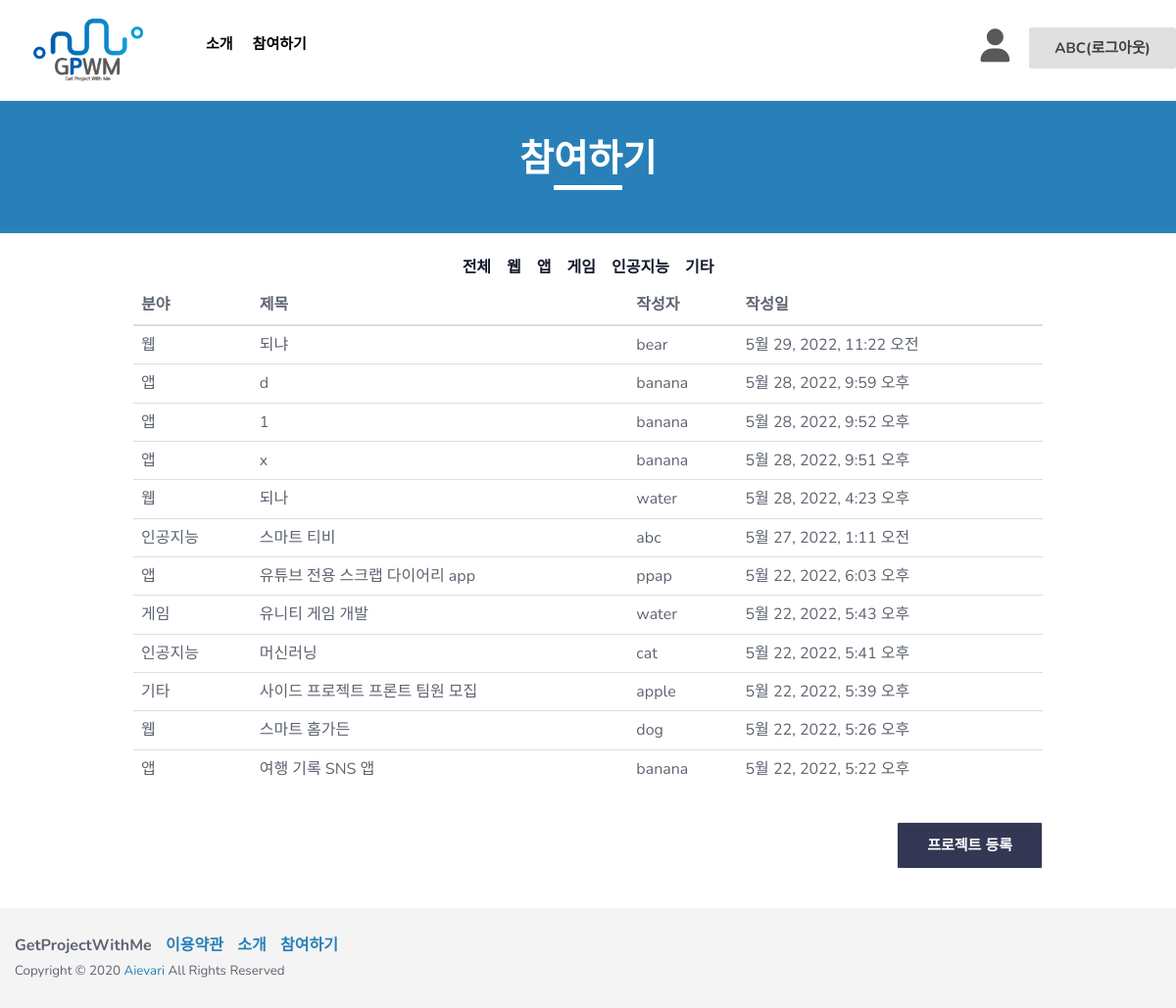
The page /board/list/ (signed in) on the database as committed earlier.
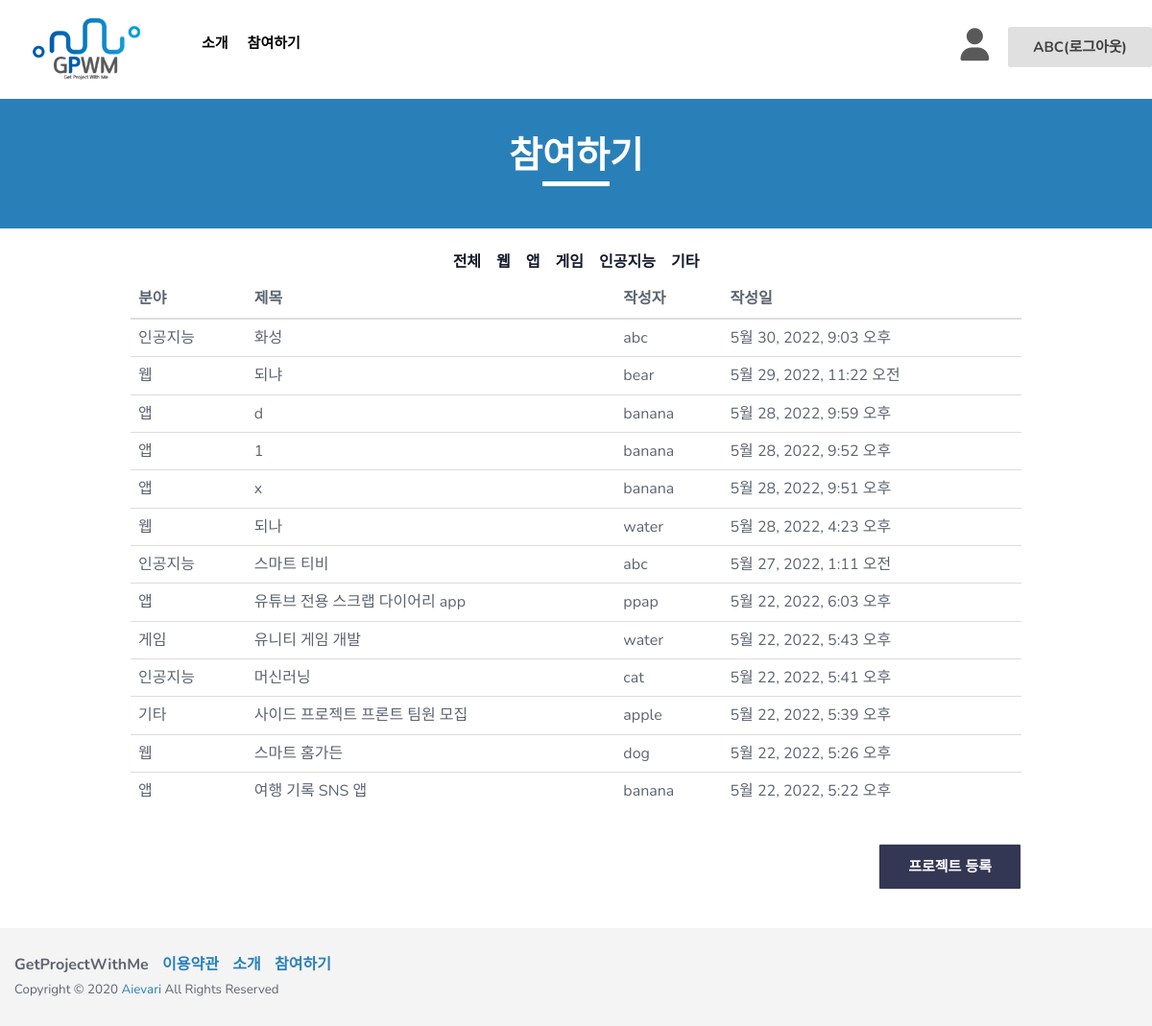
The same page on the database as committed later.
### board/models.py (models this page shows, shortened)
class Writing(models.Model):
    TECHNICAL_CHOICES = {
       ('웹', '웹'),
       ('앱', '앱'),
       ('게임', '게임'),
       ('인공지능', '인공지능'),
       ('기타', '기타')
    }
    TOPIC_CHOICES = {
       ('생활', '생활'),
       ('업무', '업무'),
       ('공공/교통', '공공/교통'),
       ('금융/핀테크', '금융/핀테크'),
       ('의료', '의료'),
       ('교육', '교육'),
       ('유통/쇼핑', '유통/쇼핑'),
       ('엔터테인먼트', '엔터테인먼트'),
       ('기타', '기타')
    }
    IDENTITY_CHOICES = {
       ('학생', '학생'),
       ('취준생', '취준생'),
       ('직장인', '직장인'),
       ('기타','기타')
    }
    author = models.ForeignKey(User, on_delete=models.CASCADE, null=False)  # 유저모델과 연결!
    title = models.CharField(max_length=200, default = '') #프로젝트 개요
    technical_field = models.CharField(max_length=80, choices=TECHNICAL_CHOICES, default = '') #기술분야
    topic_area = models.CharField(max_length=80, choices=TOPIC_CHOICES, default = '')#주제영역
    content = models.TextField('프로젝트 개요서 첨부')  # 프로젝트 개요서 첨부
    team = models.CharField(max_length=30, default = '')#모집인원
    최종학력 = models.CharField(max_length=200, default = '')
    신분 = models.CharField(max_length=200, choices=IDENTITY_CHOICES, default = '')
    like = models.ManyToManyField(User, related_name='likes',blank=True)
    like_count = models.PositiveIntegerField(default=0) #0또는 양수만 받는 필드
    create_date = models.DateTimeField(auto_now_add=True)  # 글이 만들어지면 자동 작성.
    modify_date = models.DateTimeField(null=True, blank=True)  # 수정할 때마다 갱신.(뷰에서 제어)

### board/views.py (the view)
# urls.py: path('list/', views.list, name='list'),  # list를 보여주는 뷰와 연결한다.
def list(request):
    writing_list = Writing.objects.all()  # 객체들을 다 불러온다.
    writing_list = writing_list.order_by('-create_date')  # 만들어진 시간의 역으로 정렬한다.
    context = {'writing_list':writing_list,  # writing_list라는 키 안에 writing_list를 담는다.
               }
    return render(request, 'list.html', context)

### board/templates/list.html (shortened to what the changed rows need)
<!DOCTYPE html>
<html class="no-js" lang="en">
  <head>
    <link rel="stylesheet" href="/static/css/bootstrap.min.css" />
    <link rel="stylesheet" href="/static/css/owl.carousel.css" />
    <link rel="stylesheet" href="/static/css/owl.transitions.css" />
    <link rel="stylesheet" href="/static/css/animate.css" />
    <link rel="stylesheet" href="/static/css/meanmenu.min.css" />
    <link rel="stylesheet" href="/static/css/font-awesome.min.css" />
    <link rel="stylesheet" href="/static/css/themify-icons.css" />
    <link rel="stylesheet" href="/static/css/flaticon.css" />
    <link rel="stylesheet" href="/static/css/magnific.min.css" />
    <link rel="stylesheet" href="/static/css/style.css" />
    <link rel="stylesheet" href="/static/css/responsive.css" />
  </head>
  <body>
    {% block content %}
    <div class="container conwidth">
      <div class="row">
        <div class="support-all">
          <table class="table">
              <thead class="thead-dark">
                <tr>
                  <th scope="col">분야</th>
                  <th scope="col">제목</th>
                  <th scope="col">작성자</th>
                  <th scope="col">작성일</th>
                </tr>
              </thead>
              <tbody>
                {% for writing in writing_list %}
                {% if user.is_authenticated %}
                <tr onclick="location.href='/board/posting/{{ writing.id }}/'">
                  <td>{{ writing.technical_field }}</td>
                  <td>{{ writing.title }}</td>
                  <td>{{ writing.author }}</td>
                  <td>{{ writing.create_date }}</td>
                </tr>
                {% endif %}
                {% endfor %}
              </tbody>
          </table>
        </div>
          {% endblock %}
      </div>
    </div>
  </body>
</html>

Rows that differ between the two databases and show on the page:
added Writing: technical_field "인공지능", title "화성", author "abc", create_date "5월 30, 2022, 9:03 오후"
